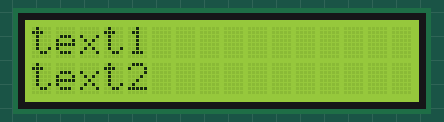
Bench run of a sketch on a simulated Arduino Uno, built with avr-gcc and run on an emulated ATmega328P. Shown: 16×2 character LCD.

Above: at 0.1 s.
At 3.1 s:
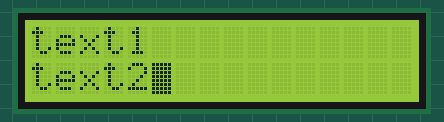

The sketch:

lcd1.ino
```cpp
#include <LiquidCrystal.h>


LiquidCrystal lcd(12, 11, 5, 4, 3, 2);

void setup() {

  lcd.begin(16, 2);

  lcd.print("text1");
  lcd.setCursor(0, 1);
  lcd.print("text2");
}

void loop() {
  lcd.noBlink();
  delay(3000);
  lcd.blink();
  delay(3000);
}
```

Measured:
- what the display in image 1 shows lasts 3.0 s, from 3.1 s to 6.1 s
